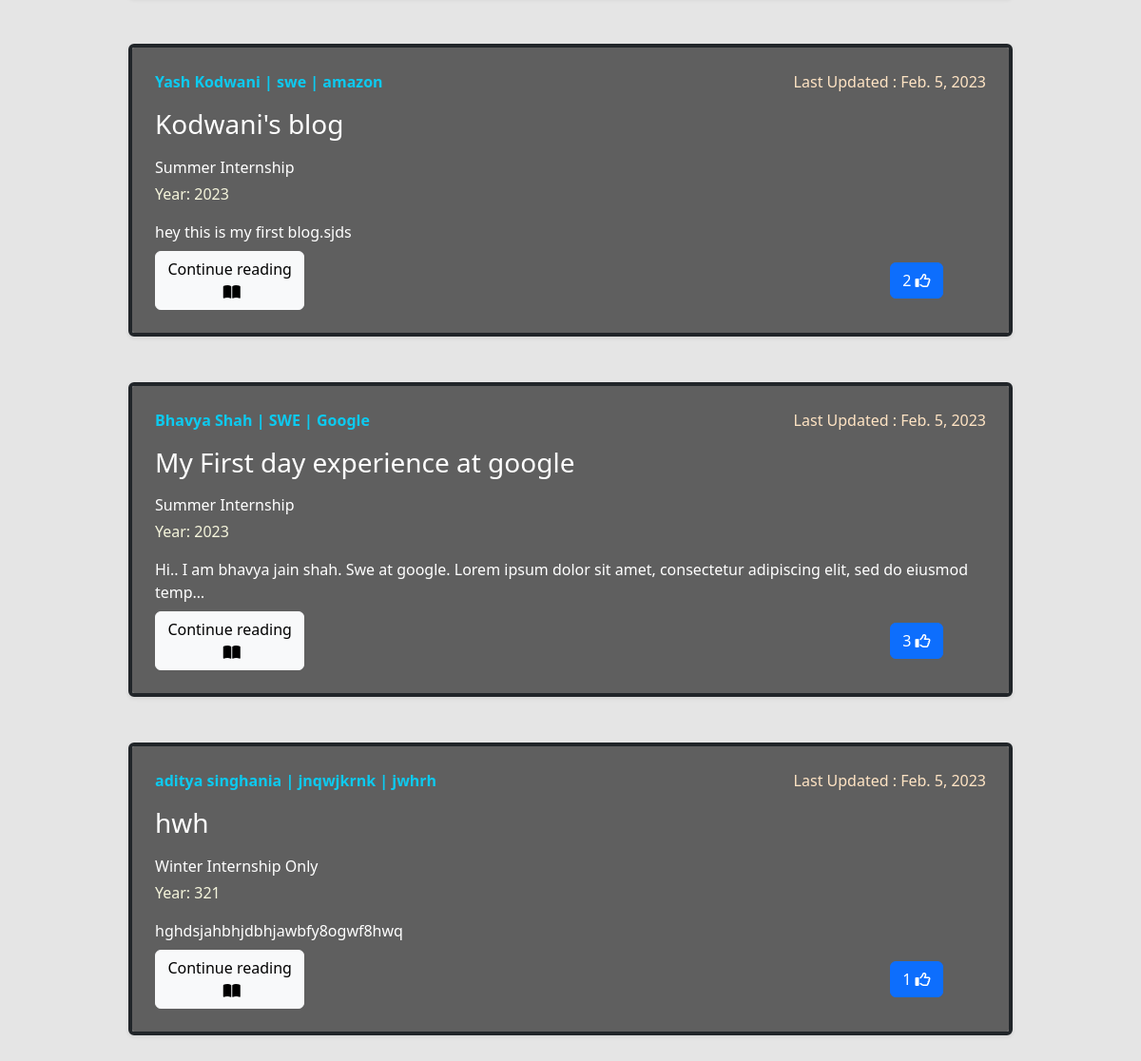
/home/ (signed in, lower part), run on an earlier commit of the app's database.
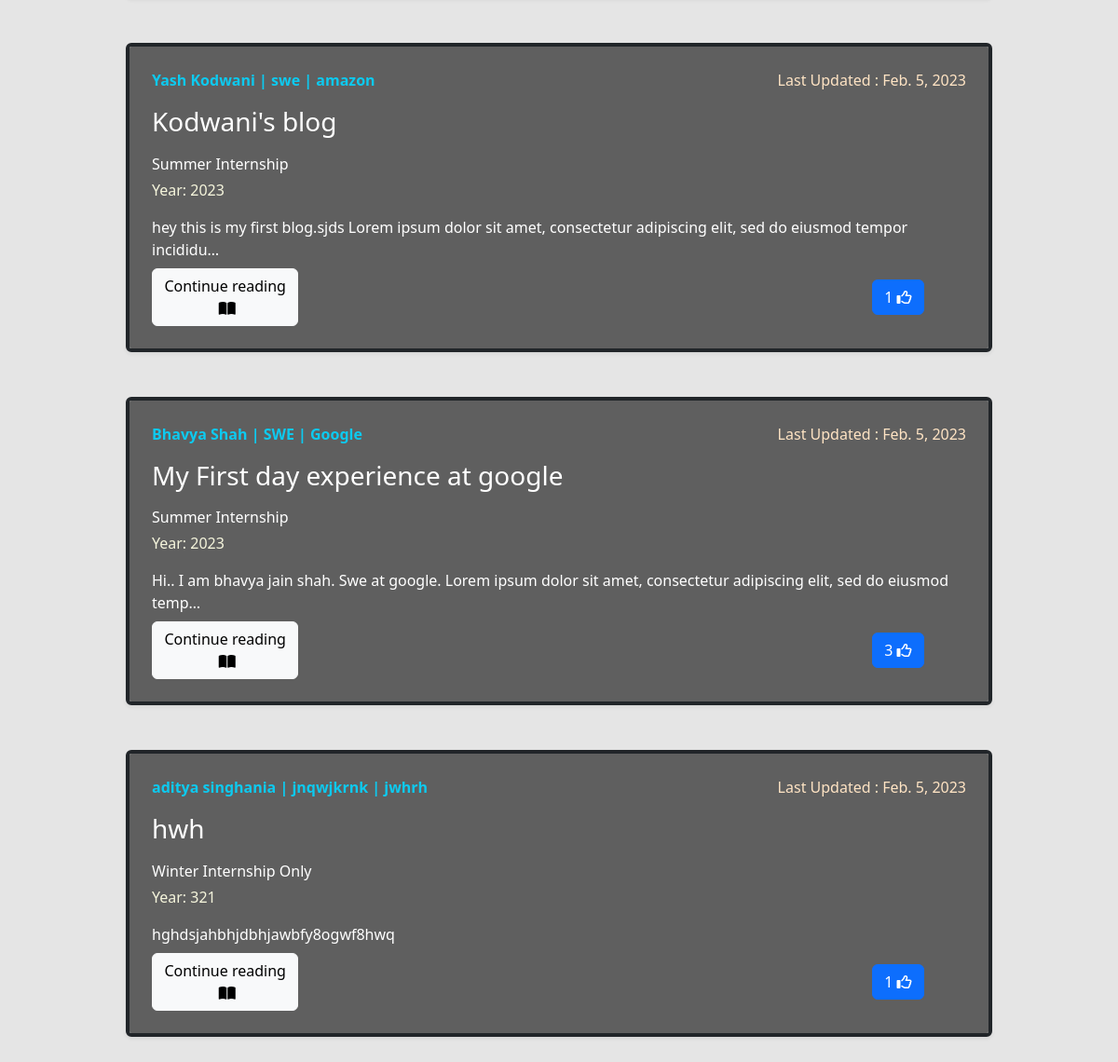
And on a later commit of the database.
### BlogApp/models.py (models this page shows, shortened)
class BlogPost(models.Model):
    post_id = models.AutoField(primary_key=True)
    blog_title = models.CharField(max_length=100,default="Read my first post")
    blog_content = RichTextField(blank=True, null=True)
    company_name = models.CharField(max_length=50,default="")
    CHOICES = (('Summer Internship','Summer Intership'),('Winter Internship Only','Winter Intership Only'),('Winter Internship & Job','Winter Internship & Job'),('Job Only','Job Only'))
    job_offer_type = models.CharField(max_length=100, choices=CHOICES, default="Job Only")
    job_profile = models.CharField(max_length=50,default="")
    year = models.IntegerField()
    author = models.ForeignKey(User,on_delete=models.CASCADE,blank=True,null=True)
    bookmarks = models.ManyToManyField(User, default=None, blank=True, related_name='bookmarks')
    likes = models.ManyToManyField(User, default=None, blank=True, related_name='likes')
    post_date = models.DateField(auto_now_add=True)

### BlogApp/views.py (the view)
# urls.py: path('home/', views.homepage, name="home"),
@login_required(login_url='/login')
def homepage(request):
    post = BlogPost.objects.all()
    return render(request,'home.html',{'post':post})

### BlogApp/templates/home.html (shortened to what this page needs)
<!doctype html>
<html lang="en">
  <head>
    <link href="https://cdn.jsdelivr.net/npm/bootstrap@5.3.0-alpha1/dist/css/bootstrap.min.css" rel="stylesheet">
  </head>
  <body>
    <div class="container my-4">
      {% for i in post %}
            <div class="col-md-10 offset-md-1">
                <div
                    class="row g-0 border border-dark border-4 rounded overflow-hidden flex-md-row mb-5 shadow-sm h-md-250 position-relative" >
                    <div class="col p-4 d-flex flex-column position-static " style="background:rgb(95, 95, 95) ; ">
                      <div class="d-flex justify-content-between">
                      <strong class="d-inline-block mb-2 text-info">{{i.author.first_name}} {{i.author.last_name}} | {{i.job_profile}} | {{i.company_name}}</strong><p style="color: bisque;">Last Updated : {{i.post_date}}</p>
                    </div>
                        <h3 class="mb-3 cw">{{i.blog_title}}</h3>
                        <p class="card-text mb-1 cw">{{i.job_offer_type}}</p>
                        <p class="mb-3" style="color:beige">Year: {{i.year}}</p>
                        <span class="cw" style="color: white;">{{i.blog_content|safe|truncatechars:120}}</span>
                        <div><a href="/viewpost/{{i.post_id}}" class=" btn btn-light mt-2" role="button" style="width: 18%;">Continue reading &nbsp;<i class="fa-solid fa-book-open"></i></a>
                        <button type="button" class="btn btn-primary mt-2" style="margin-left: 70%;">{{i.likes.count}}  <i class="fa-regular fa-thumbs-up"></i></button></div>
                    </div>
                </div>
            </div>
            {% endfor %}
    </div>
    </body>
  </html>

What changed in the data, as far as the page shows it:
changed BlogPost "Kodwani's blog": blog_content "hey this is my first blog.sjds" → "hey this is my first blog.sjds Lorem ipsum dolor sit amet, consectetur adipiscing elit, sed do eiusmod tempor incididu…"; likes.count "2" → "1"
